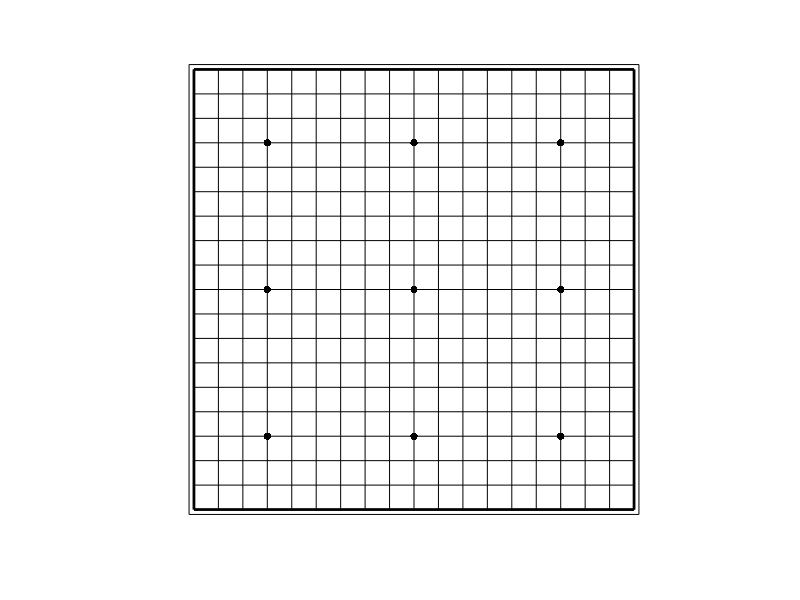

Reproduce this figure in MATLAB.
function five_in_a_row

    axis equal
    axis([-10,10,-10,10])
    set(gca,'xtick',[],'ytick',[],'xcolor','w','ycolor','w')
    set(gca,'color',[0.8392,0.7216,0.3804])
    hold on

    set(gcf,'WindowButtonDownFcn',@buttondown)

global winner;
global turn;
global checher_board
global black;
global white;
global postion;

init()
    function init()

        delete(findobj('tag','piece'));
        delete(findobj('tag','redcross'));
        delete(findobj('type','line'));
        delete(findobj('type','patch'));
        
        %棋盘绘制：
        x1=[-9,-9,-8,-8,-7,-7,-6,-6,-5,-5,-4,-4,-3,-3,-2,-2,-1,-1,0,0,1,1,2,2,3,3,4,4,5,5,6,6,7,7,8,8,9,9];
        y1=[-9,9,9,-9,-9,9,9,-9,-9,9,9,-9,-9,9,9,-9,-9,9,9,-9,-9,9,9,-9,-9,9,9,-9,-9,9,9,-9,-9,9,9,-9,-9,9];
        x2=[-9,9,9,-9,-9];
        y2=[9,9,-9,-9,9];
        x3=[-9.2,9.2,9.2,-9.2,-9.2];
        y3=[9.2,9.2,-9.2,-9.2,9.2];
        x4=[-6,-6,-6,0,0,0,6,6,6];
        y4=[6,0,-6,6,0,-6,6,0,-6];
        plot(x1,y1,'k')
        plot(y1,x1,'k')
        plot(x2,y2,'k','LineWidth',2)
        plot(x3,y3,'k')
        scatter(gca,x4,y4,30,'k','filled')
        
        winner=0;postion=[0 0];turn=1;
        black=[20,20];white=[-20,-20];
        black(1,:)=[];white(1,:)=[];
        checher_board=zeros(19,19);
        
    end

    function buttondown(~,~)
        xy=get(gca,'CurrentPoint');
        xp=xy(1,2);yp=xy(1,1);
        pos=[yp,xp];
        pos=round(pos);
        if all(abs(pos)<=9)
            postion=round(pos);
            if strcmp(get(gcf,'SelectionType'),'normal'),place();end
            if strcmp(get(gcf,'SelectionType'),'extend'),init();end
            redraw()
        end
    end

    function place()
        if checher_board(postion(1)+10,postion(2)+10)==0&&winner==0
            if(turn == 1)
                    checher_board(postion(1)+10,postion(2)+10)=1;
                    black=[black;postion];
                    turn=0;
            elseif (turn == 0)
                    checher_board(postion(1)+10,postion(2)+10)=-1;
                    white=[white;postion];
                    turn=1;
            end
        end     
    end

    function redraw(~,~)
        if winner==0
            plotblack=scatter(gca,black(:,1),black(:,2),150,'k','filled','tag','piece');
            plotwhite=scatter(gca,white(:,1),white(:,2),150,'w','filled','tag','piece');
            plotpostion=scatter(gca,postion(1,1),postion(1,2),150,'rx','tag','redcross');
            set(plotblack,'XData',black(:,1),'YData',black(:,2))
            set(plotwhite,'XData',white(:,1),'YData',white(:,2))
            set(plotpostion,'XData',postion(:,1),'YData',postion(:,2))
        judge()
        end
    end

    function judge(~,~)
        case1=checher_board+[zeros(19,1),checher_board(:,1:18)]...
                                +[zeros(19,2),checher_board(:,1:17)]...
                                +[checher_board(:,2:end),zeros(19,1)]...
                                +[checher_board(:,3:end),zeros(19,2)];
        case2=checher_board+[zeros(1,19);checher_board(1:18,:)]...
                                +[zeros(2,19);checher_board(1:17,:)]...
                                +[checher_board(2:end,:);zeros(1,19)]...
                                +[checher_board(3:end,:);zeros(2,19)];
        case3=checher_board+[zeros(1,19);[zeros(18,1),checher_board(1:18,1:18)]]...
                                +[zeros(2,19);[zeros(17,2),checher_board(1:17,1:17)]]...
                                +[[checher_board(2:end,2:end),zeros(18,1)];zeros(1,19)]...
                                +[[checher_board(3:end,3:end),zeros(17,2)];zeros(2,19)];
        case4=checher_board+[[zeros(18,1),checher_board(2:end,1:18)];zeros(1,19)]...
                                +[[zeros(17,2),checher_board(3:end,1:17)];zeros(2,19)]...
                                +[zeros(1,19);[checher_board(1:18,2:end),zeros(18,1)]]...
                                +[zeros(2,19);[checher_board(1:17,3:end),zeros(17,2)]];
        switch 1
            case any(any(case1==5))||any(any(case1==-5))
                winner=any(any(case1==5))-any(any(case1==-5));
                [pos_x,pos_y]=find(case1(:,:)==winner*5);
                endpoint=[pos_x(1),pos_y(1);pos_x(1),pos_y(1)]+[0 2;0 -2];
            case any(any(case2==5))||any(any(case2==-5))
                winner=any(any(case2==5))-any(any(case2==-5));
                [pos_x,pos_y]=find(case2(:,:)==winner*5);
                endpoint=[pos_x(1),pos_y(1);pos_x(1),pos_y(1)]+[2 0;-2 0];
            case any(any(case3==5))||any(any(case3==-5))
                winner=any(any(case3==5))-any(any(case3==-5));
                [pos_x,pos_y]=find(case3(:,:)==winner*5);
                endpoint=[pos_x(1),pos_y(1);pos_x(1),pos_y(1)]+[2 2;-2 -2];
            case any(any(case4==5))||any(any(case4==-5))
                winner=any(any(case4==5))-any(any(case4==-5));
                [pos_x,pos_y]=find(case4(:,:)==winner*5);
                endpoint=[pos_x(1),pos_y(1);pos_x(1),pos_y(1)]+[2 -2;-2 2];
        end
        if winner ==1
            plot(endpoint(:,1)-10,endpoint(:,2)-10,'color',[0.8 0 0],'linewidth',2,'tag','clues')
            delete(findobj('tag','redcross'))
        end
    end
end

